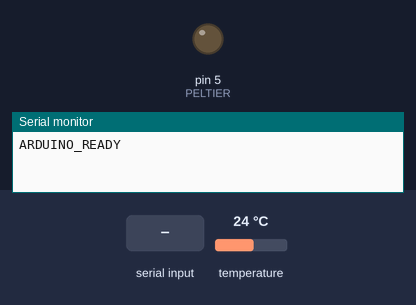
The sketch below on a simulated Arduino Uno, built with avr-gcc and run on an emulated ATmega328P. Parts: output pins drawn as LEDs (lit = HIGH), the last lines printed to the serial monitor. The inputs (shaded band) are chosen by the test bench; at power-on: temperature 24 °C.

Above: at 1.2 s.
1.3 s: "ON\n" received over Serial
At 3.9 s:
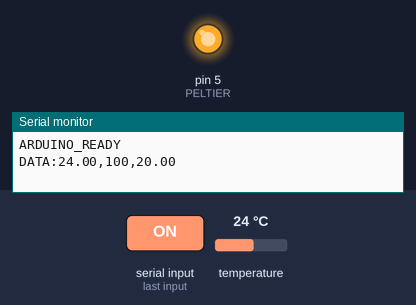
4.2 s: "OFF\n" received over Serial
At 5.0 s:
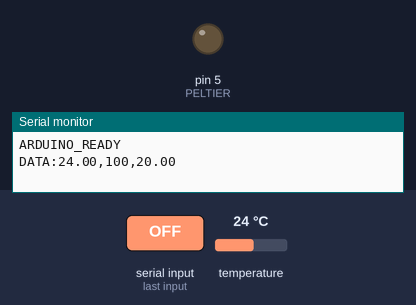
Timing chart, 0 to 7.2 s (numbered marks = the images above; inputs shaded):
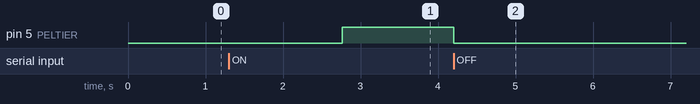

The sketch:

ArduinoPELTIER.ino
```cpp
#include <OneWire.h>
#include <DallasTemperature.h>

const int PELTIER = 5;
const int TEMP_PIN = 2;

OneWire oneWire(TEMP_PIN);
DallasTemperature sensors(&oneWire);

int peltierPWM = 0;
int pwmPercent = 0;
bool isSystemActive = false;
bool debugActive = false;
unsigned long lastTempCheck = 0;

String inputBuffer = "";

float setpoint = 20.0;
float integralSum = 0.0;

const float Kp = 30;
const float Ki = 10;
const float Ts = 2.0;

void setup() {
  pinMode(PELTIER, OUTPUT);
  analogWrite(PELTIER, 0);

  Serial.begin(115200);
  inputBuffer.reserve(32);

  sensors.begin();
  stopAll();

  Serial.println("ARDUINO_READY");
}

void loop() {
  while (Serial.available() > 0) {
    char inChar = (char)Serial.read();
    if (inChar == '\n' || inChar == '\r') {
      if (inputBuffer.length() > 0) {
        processCommand(inputBuffer);
        inputBuffer = "";
      }
    } else {
      inputBuffer += inChar;
    }
  }

  if (debugActive) {
    analogWrite(PELTIER, peltierPWM);
  }

  if (isSystemActive && (millis() - lastTempCheck >= 2000)) {
    sensors.requestTemperatures();
    float celsius = sensors.getTempCByIndex(0);

    if (celsius != DEVICE_DISCONNECTED_C) {
      if (isSystemActive && !debugActive) {
        float error = celsius - setpoint;

        if (error > 0.5) {
          pwmPercent = 100;
          integralSum = 0.0;
        } else if (error < -0.5) {
          pwmPercent = 0;
          integralSum = 0.0;
        } else {
          integralSum += error * Ts;
          integralSum = constrain(integralSum, 0.0, 100.0 / Ki);

          float output = (Kp * error) + (Ki * integralSum);
          pwmPercent = constrain((int)output, 0, 100);
        }

        peltierPWM = map(pwmPercent, 0, 100, 0, 255);
        analogWrite(PELTIER, peltierPWM);
      }

      Serial.print("DATA:");
      Serial.print(celsius);
      Serial.print(",");
      Serial.print(pwmPercent);
      Serial.print(",");
      Serial.println(setpoint);
    }
    lastTempCheck = millis();
  }
}

void processCommand(String cmd) {
  cmd.trim();

  if (cmd == "ON") {
    isSystemActive = true;
  }
  else if (cmd == "OFF") {
    isSystemActive = false;
    stopAll();
  }
  else if (cmd.startsWith("DEBUG:")) {
    int val = cmd.substring(6).toInt();
    debugActive = (val == 1);
  }
  else if (cmd.startsWith("PWM:")) {
    pwmPercent = cmd.substring(4).toInt();
    pwmPercent = constrain(pwmPercent, 0, 100);
    peltierPWM = map(pwmPercent, 0, 100, 0, 255);
  }
  else if (cmd.startsWith("SP:")) {
    setpoint = cmd.substring(3).toFloat();
  }
}

void stopAll() {
  isSystemActive = false;
  peltierPWM = 0;
  pwmPercent = 0;
  integralSum = 0.0;
  analogWrite(PELTIER, 0);
}
```

Measured:
- after the input at 1.3 s, pin 5 (PELTIER): LOW → HIGH after 1.5 s
- after the input at 4.2 s, pin 5 (PELTIER): HIGH → LOW at once
